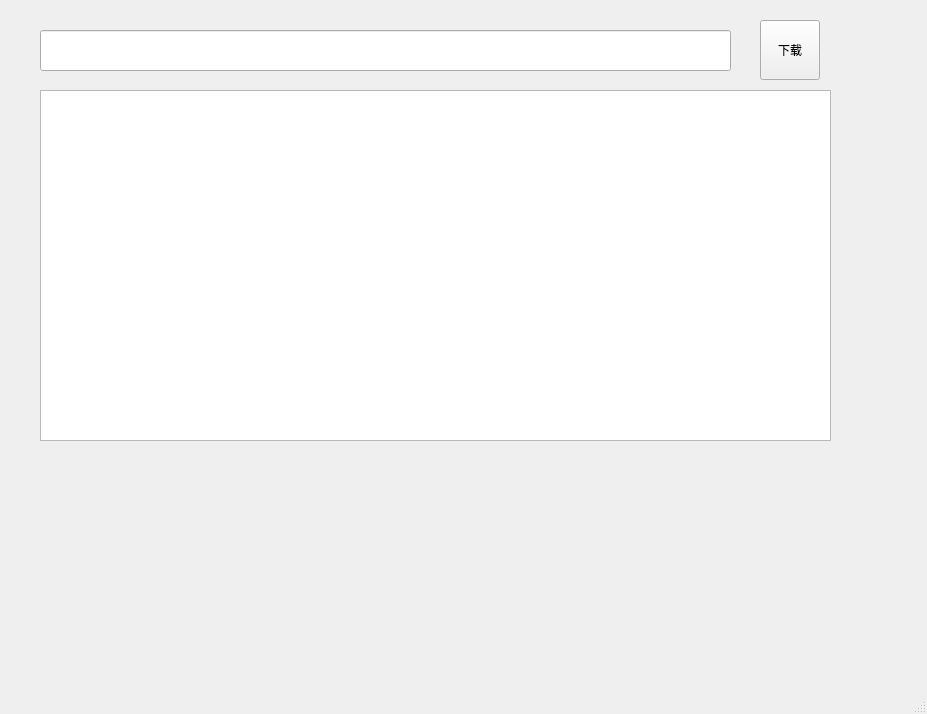
<?xml version="1.0" encoding="UTF-8"?>
<ui version="4.0">
 <class>MainWindow</class>
 <widget class="QMainWindow" name="MainWindow">
  <property name="geometry">
   <rect>
    <x>0</x>
    <y>0</y>
    <width>927</width>
    <height>714</height>
   </rect>
  </property>
  <property name="windowTitle">
   <string>MainWindow</string>
  </property>
  <widget class="QWidget" name="centralwidget">
   <widget class="QLineEdit" name="txtUrl">
    <property name="geometry">
     <rect>
      <x>40</x>
      <y>30</y>
      <width>691</width>
      <height>41</height>
     </rect>
    </property>
   </widget>
   <widget class="QTableWidget" name="tableWidget">
    <property name="geometry">
     <rect>
      <x>40</x>
      <y>90</y>
      <width>791</width>
      <height>351</height>
     </rect>
    </property>
   </widget>
   <widget class="QPushButton" name="downloadBtn">
    <property name="geometry">
     <rect>
      <x>760</x>
      <y>20</y>
      <width>60</width>
      <height>60</height>
     </rect>
    </property>
    <property name="text">
     <string>下载</string>
    </property>
   </widget>
  </widget>
  <widget class="QMenuBar" name="menubar">
   <property name="geometry">
    <rect>
     <x>0</x>
     <y>0</y>
     <width>927</width>
     <height>23</height>
    </rect>
   </property>
  </widget>
  <widget class="QStatusBar" name="statusbar"/>
 </widget>
 <resources/>
 <connections/>
</ui>
